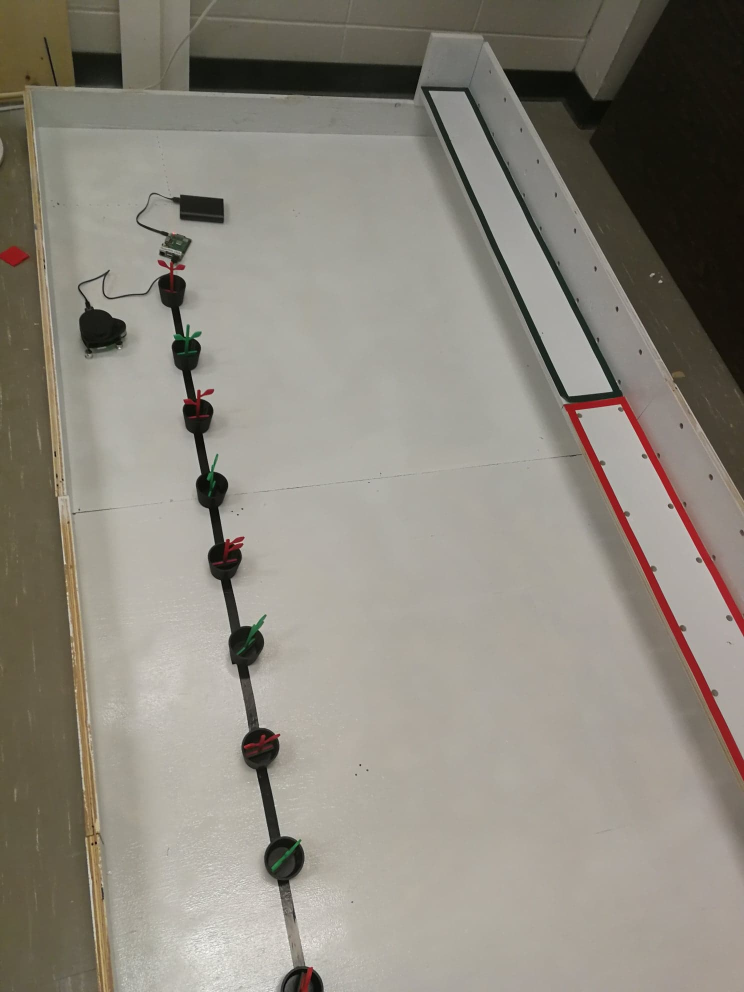
#> input picture lidarReadings/save1.jpg, 1488 x 1984 px, given in place of the camera (shown at 1/2 size)
$ python robotics.py
#> lines starting #> are read from the running program, lines starting #| are printed output that depends on the picture; after the words box and inside, x2 and y2 are one past the last pixel; in counts of white or black regions, pixels touching at a corner belong together
############################
#  Coded by Jaesung Park   #
#     Mar. 29, 2019        #
############################

import cv2 as cv
import numpy as np

# Video capture
cap = cv.VideoCapture(1)

while(True):
    # video to image
    ret, img_color = cap.read()
#> img_color is the input picture: shape (1984, 1488, 3); mean B, G, R 125.4, 135.6, 140.5
    cv.imshow("video", img_color)

    img_hsv = cv.cvtColor(img_color, cv.COLOR_BGR2HSV)
#> img_hsv: shape (1984, 1488, 3); mean H, S, V 24, 36.1, 140.7

    # For Mask Generation from HSV value
    lower_blueA1 = np.array([70,120,30])
    upper_blueA1 = np.array([110,255, 255])
    lower_bgr = np.array([0,150,0])
    upper_bgr = np.array([255,255, 255])
    lower_redA1 = np.array([0,120,30])
    upper_redA1 = np.array([10,255, 255])
    lower_redA2 = np.array([170,120,30])
    upper_redA2 = np.array([180,255, 255])
    img_maskB = cv.inRange(img_hsv, lower_redA1, upper_redA1)
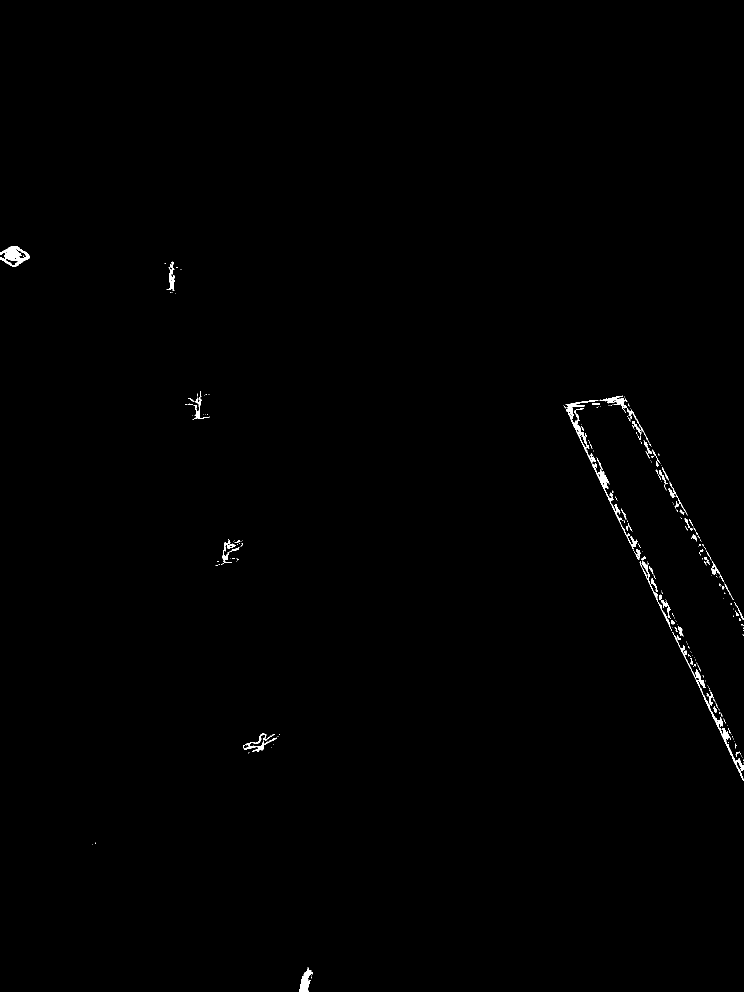
#> img_maskB: shape (1984, 1488) (shown at 1/2 size); 0.41% white; 295 white regions (242 under 20 px), largest, box (x1, y1, x2, y2) and area: (1131, 800, 1276, 1099) 2183, (1345, 1264, 1488, 1562) 1623, (0, 492, 60, 534) 1245
    img_maskC = cv.inRange(img_hsv, lower_redA2, upper_redA2)
#> img_maskC: shape (1984, 1488); 0.58% white; 57 white regions (28 under 20 px), largest, box (x1, y1, x2, y2) and area: (1209, 962, 1488, 1530) 6332, (1234, 793, 1488, 1270) 5707, (1138, 799, 1235, 955) 1859
    img_green = cv.inRange(img_hsv, lower_blueA1, upper_blueA1)
#> img_green: shape (1984, 1488); 0.05% white; 28 white regions (18 under 20 px), largest, box (x1, y1, x2, y2) and area: (348, 670, 392, 709) 405, (565, 1687, 592, 1717) 203, (415, 920, 431, 961) 168
    img_red = cv.bitwise_or(img_maskB, img_maskC)
#> img_red: shape (1984, 1488); 0.99% white; 14 white regions (7 under 20 px), largest, box (x1, y1, x2, y2) and area: (1127, 791, 1488, 1562) 22587, (0, 492, 60, 534) 1620, (427, 1074, 489, 1132) 1163
    img_sum = cv.bitwise_or(img_red, img_green)

    # Morphology computation
    kernel = np.ones((15,15), np.uint8)
    img_maskA = cv.morphologyEx(img_sum, cv.MORPH_OPEN, kernel)
#> img_maskA: shape (1984, 1488); 0.12% white; 8 white regions, largest, box (x1, y1, x2, y2) and area: (2, 493, 53, 531) 1488, (1473, 1520, 1488, 1550) 384, (1133, 808, 1151, 827) 332
    img_maskB = cv.morphologyEx(img_sum, cv.MORPH_CLOSE, kernel)
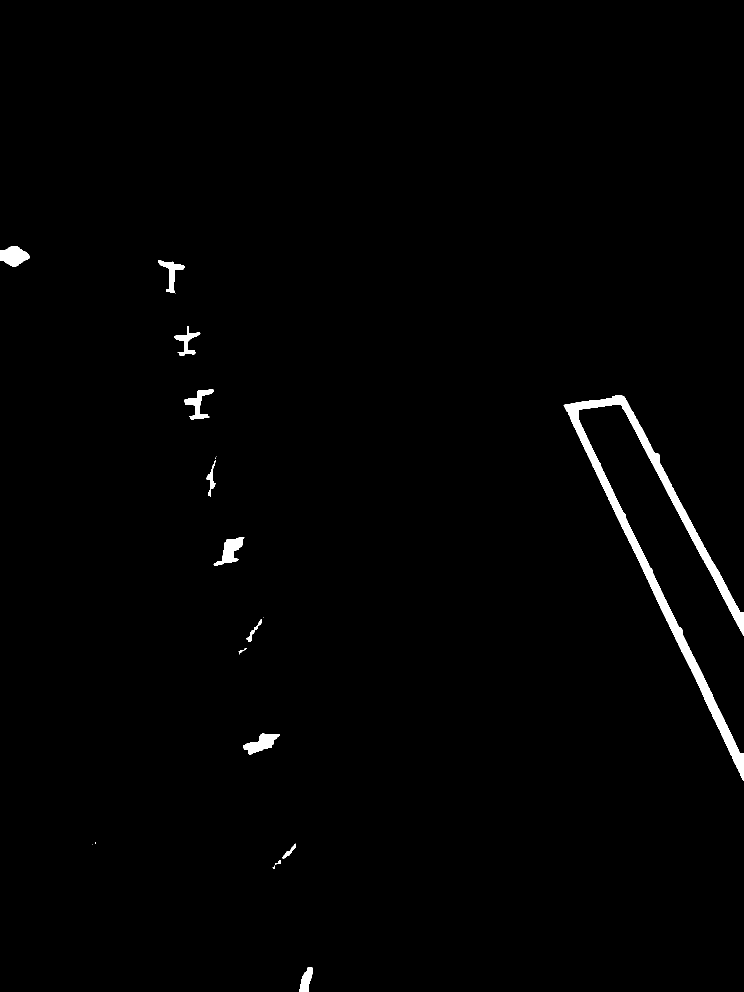
#> img_maskB: shape (1984, 1488) (shown at 1/2 size); 1.1% white; 20 white regions (7 under 20 px)

    # Mask generation
    img_maskC = cv.bitwise_or(img_maskA, img_maskB)
    img_result = cv.bitwise_and(img_color, img_color, mask=img_maskC)
    cv.imshow('img_result', img_result)

    ##original contour##
    contours, hierarchy = cv.findContours(img_maskC, cv.RETR_TREE, cv.CHAIN_APPROX_SIMPLE)
#> contours = 20 contours, 7 with area under 20; largest, box (x1, y1, x2, y2) and area: (1127, 791, 1488, 1562) 21565, (0, 492, 60, 534) 1578, (427, 1074, 489, 1132) 1427, (486, 1467, 560, 1509) 1418, (368, 779, 427, 839) 1104
    cv.drawContours(img_color, contours, -1, (255, 0, 0), 3)  # blue
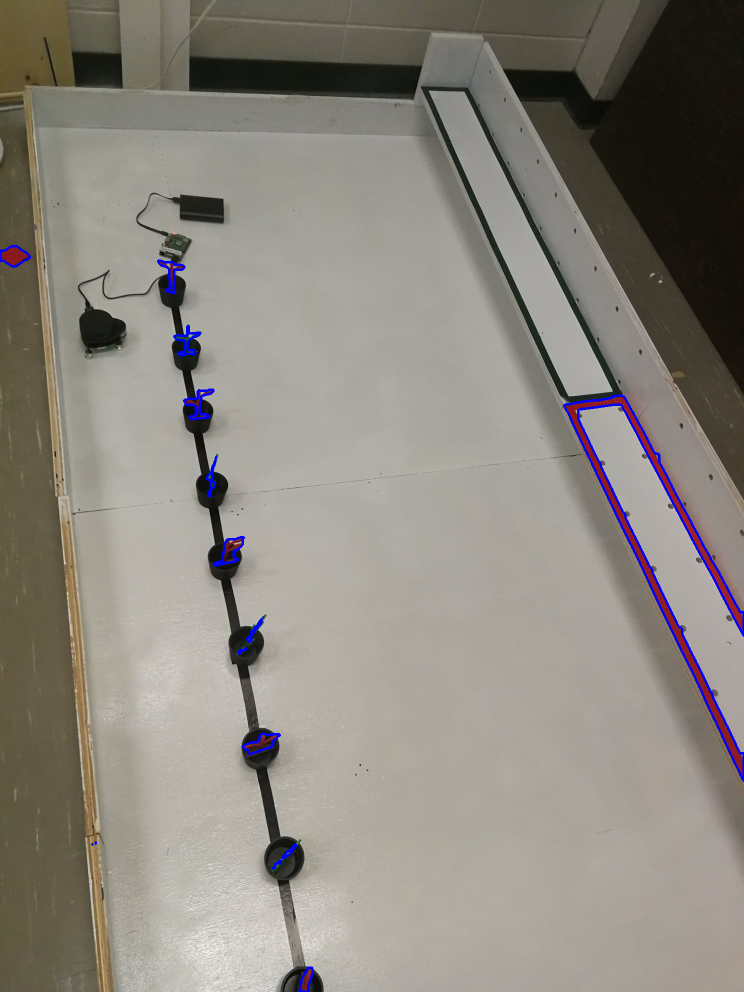
#> img_color: shape (1984, 1488, 3) (shown at 1/2 size); 0.73% of pixels changed, all inside (x1, y1, x2, y2) = (0, 490, 1488, 1984)

    #for cnt in contours:
    try:
        #finding maximum size contour
        areas = [cv.contourArea(c) for c in contours]
#> areas = [736.5, 9, 25.5, 0, 178, 0, 1417.5, 33.5, 209, 0, 1427, 329, 0, 0, 21565, 1104, 814.5, 0, 963.5, 1578.5]
        max_index = np.argmax(areas)
#> max_index = 14
        cnt=contours[max_index]
#> cnt = contour of 1966 points, box (x1, y1, x2, y2) (1127, 791, 1488, 1562), area 21565

        #making convex hull and detecting convexivitydefects
        hull = cv.convexHull(cnt, returnPoints=False)
#> hull = [1965, 1963, 1962, 1873, 1645, 661, 660, 652, 632, 32, 31, 29, 2, 0]
        defects = cv.convexityDefects(cnt, hull)
#> defects = [[0, 2, 1, 210], [2, 29, 4, 965], [29, 31, 30, 162], [32, 632, 493, 720], [632, 652, 651, 333], [652, 660, 655, 229], [661, 1645, 1218, 84736], [1645, 1873, 1744, 2192], [1873, 1962, 1876, 1668], [1963, 1965, 1964, 229]]
        count_defect = 0

        for i in range(defects.shape[0]):
            s, e, f, d = defects[i, 0]
            start = tuple(cnt[s][0])
            end = tuple(cnt[e][0])
            far = tuple(cnt[f][0])
            if d > 3000:
                cv.line(img_color, start, end, [0, 255, 255], 5)
                cv.circle(img_color, far, 5, [255,255,0], -1)
                count_defect=count_defect+1
#> this loop made 10 passes
#> (s, e, f, d, start, end, far) on passes 1 to 6: (0, 2, 1, 210, (1230, 791), (1224, 792), (1229, 792)), (2, 29, 4, 965, (1224, 792), (1132, 808), (1223, 796)), (29, 31, 30, 162, (1132, 808), (1129, 809), (1131, 809)), (32, 632, 493, 720, (1127, 811), (1467, 1522), (1385, 1344)), (632, 652, 651, 333, (1467, 1522), (1480, 1549), (1480, 1546)), (652, 660, 655, 229, (1480, 1549), (1485, 1559), (1483, 1553))
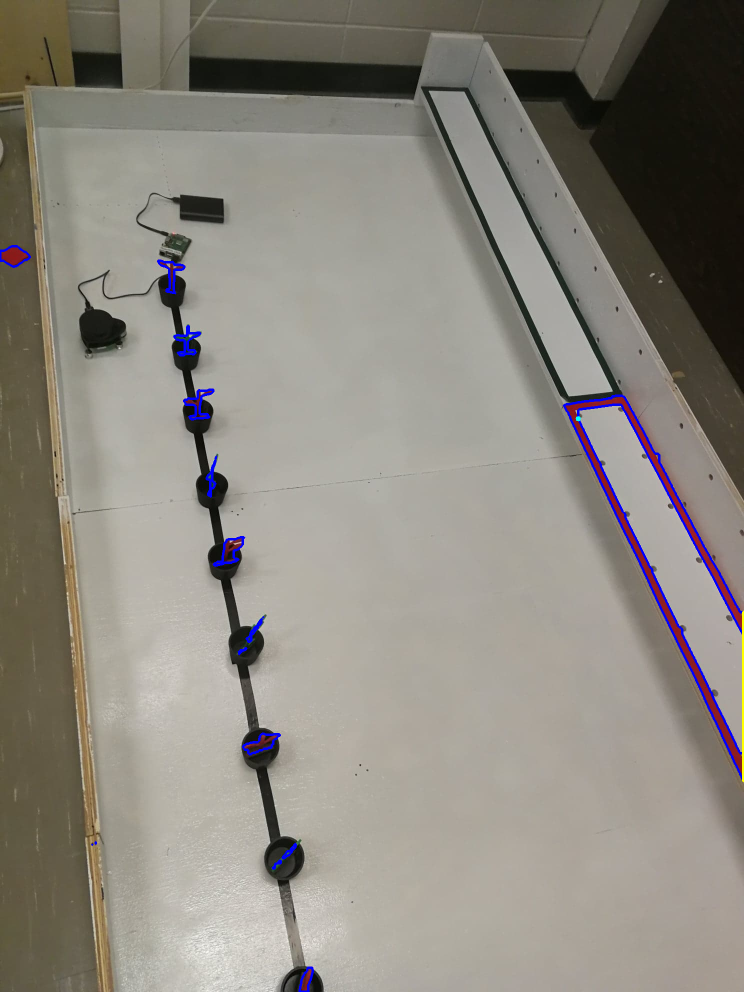
#> img_color: shape (1984, 1488, 3) (shown at 1/2 size); 0.05% of pixels changed, all inside (x1, y1, x2, y2) = (1151, 832, 1488, 1565)
#> after the loop, count_defect = 1

        if cv.countNonZero(img_green) > cv.countNonZero(img_red):
            leaf_color="The color is Green"
        else:
            leaf_color = "The color is Red"

        # Number of Leaves
        leaf_number=0
        if count_defect>5 :
            leaf_number="Number of Leaves = 4"
        else:
            leaf_number="Number of Leaves = 2"

        # Text in video or Picture
        cv.putText(img_color, leaf_color, (100, 100), cv.FONT_HERSHEY_SIMPLEX, 1, (255, 0, 255),2)
        cv.putText(img_color, leaf_number, (100, 140), cv.FONT_HERSHEY_SIMPLEX, 1, (255, 0, 255),2)
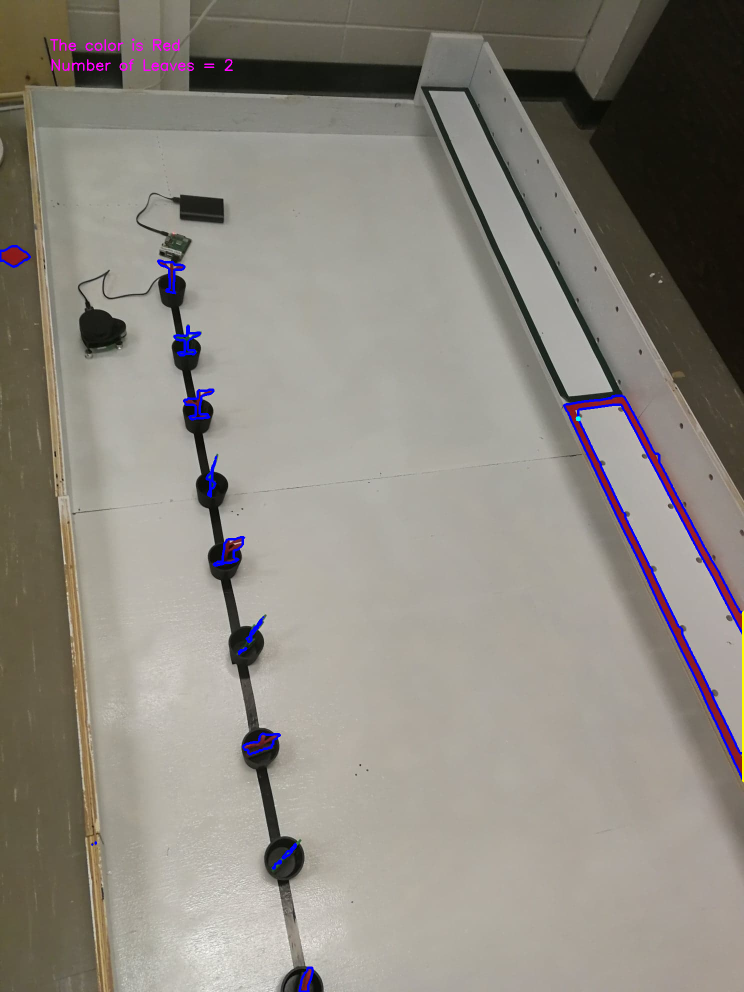
#> img_color: shape (1984, 1488, 3) (shown at 1/2 size); mean B, G, R 127, 135, 139.9

        # If there is no contour
    except:
        cv.putText(img_color, "no contour", (100, 100), cv.FONT_HERSHEY_SIMPLEX, 1, (255, 0, 255), 2)

    # Showing result
    cv.imshow("convex", img_color)


    # Press ESC when you want to finish this program
    key = cv.waitKey(1) & 0xFF
#> (key Esc is pressed here)
    if key == 27: # esc
        break

cv.destroyAllWindows()

$ run again, on lidarReadings/save3.jpg
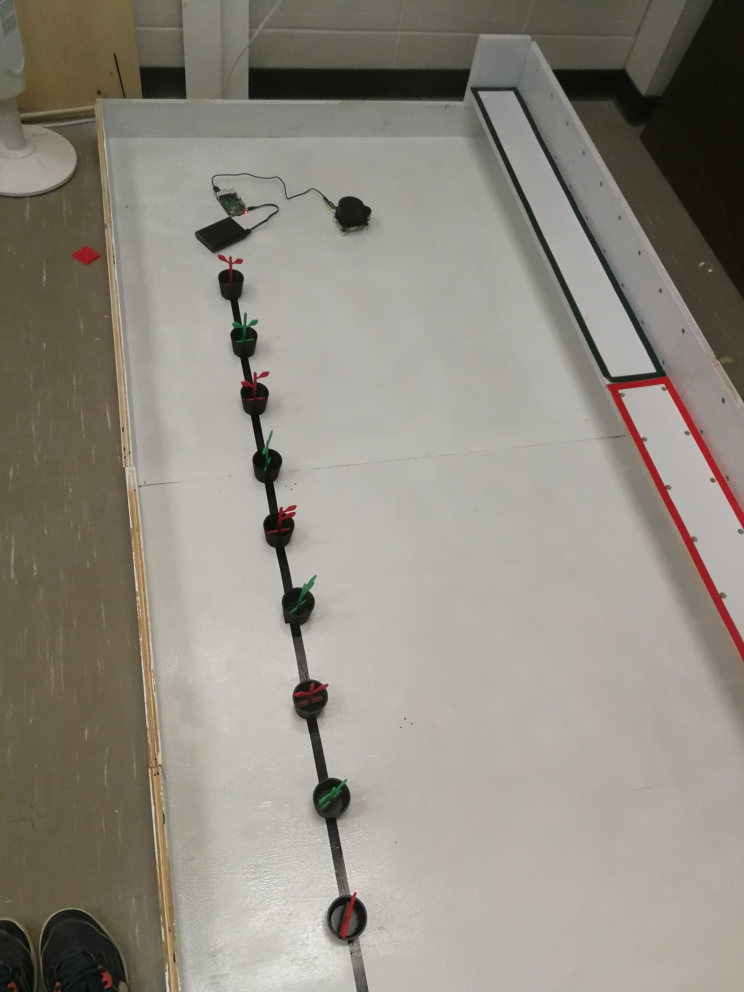
#> input picture lidarReadings/save3.jpg, 1488 x 1984 px, given in place of the camera (shown at 1/2 size)
#> img_color is the input picture: shape (1984, 1488, 3); mean B, G, R 128.7, 138.8, 143.9
#> img_hsv: shape (1984, 1488, 3); mean H, S, V 23.7, 35.5, 144.1
#> img_maskC: shape (1984, 1488); 0.5% white; 36 white regions (18 under 20 px), largest, box (x1, y1, x2, y2) and area: (1214, 753, 1488, 1057) 5948, (1271, 880, 1488, 1319) 5167, (147, 494, 195, 526) 807
#> img_green: shape (1984, 1488); 0.04% white; 30 white regions (20 under 20 px), largest, box (x1, y1, x2, y2) and area: (466, 630, 498, 676) 325, (638, 1584, 665, 1605) 145, (664, 1566, 688, 1583) 125
#> img_red: shape (1984, 1488); 0.76% white; 16 white regions (5 under 20 px), largest, box (x1, y1, x2, y2) and area: (1214, 751, 1488, 1324) 15455, (144, 491, 201, 530) 1394, (588, 1363, 656, 1408) 1121
#> img_maskA: shape (1984, 1488); 0.08% white; 5 white regions, box (x1, y1, x2, y2) and area: (149, 494, 194, 528) 1225, (1220, 768, 1237, 788) 331, (1476, 1285, 1488, 1311) 287, (1321, 753, 1336, 768) 225, (1478, 1026, 1488, 1046) 194
#> `img_maskB = cv.morphologyEx(img_sum, cv.MORPH_CLOSE, kernel)`:
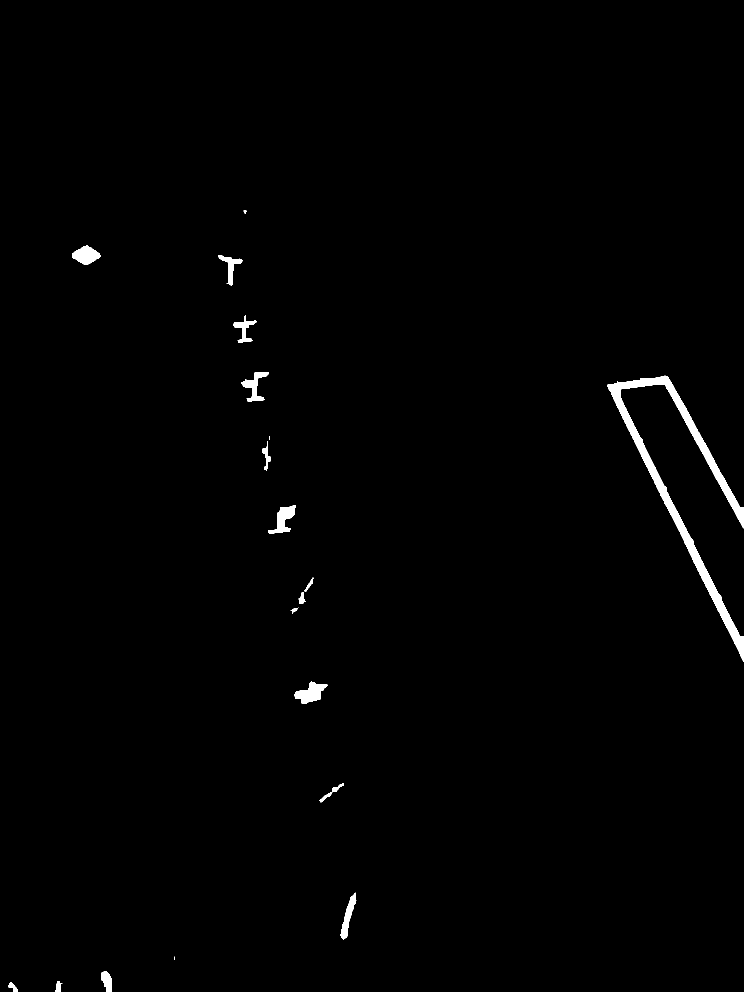
#> img_maskB: shape (1984, 1488) (shown at 1/2 size); 0.88% white; 20 white regions (3 under 20 px)
#> contours = 20 contours, 4 with area under 20; largest, box (x1, y1, x2, y2) and area: (1214, 751, 1488, 1324) 14687, (588, 1363, 656, 1408) 1469, (144, 491, 201, 530) 1330, (536, 1011, 592, 1068) 1256, (483, 744, 537, 803) 1064
#> areas = [166, 155.5, 576.5, 0.5, 979, 263, 1469, 56.5, 0, 163, 96.5, 1256, 265.5, 1, 14687, 1063.5, 685.5, 733.5, 1330.5, 13.5]
#> max_index = 14
#> cnt = contour of 1347 points, box (x1, y1, x2, y2) (1214, 751, 1488, 1324), area 14687
#> hull = 18 values, max 1346 at index 0, min 0 at index 17, mean 485.9
#> defects = 13 rows, first 6: [0, 13, 9, 769], [13, 26, 23, 1091], [26, 33, 28, 1024], [35, 39, 38, 190], [39, 85, 44, 493], [85, 215, 194, 394]
#> the loop `for i in range(defects.shape[0]):` made 13 passes
#> (s, e, f, d, start, end, far) on passes 1 to 7: (0, 13, 9, 769, (1329, 751), (1281, 756), (1310, 756)), (13, 26, 23, 1091, (1281, 756), (1234, 762), (1252, 764)), (26, 33, 28, 1024, (1234, 762), (1215, 769), (1232, 767)), (35, 39, 38, 190, (1214, 771), (1216, 776), (1216, 774)), (39, 85, 44, 493, (1216, 776), (1244, 834), (1222, 784)), (85, 215, 194, 394, (1244, 834), (1321, 991), (1308, 961)), (215, 326, 279, 637, (1321, 991), (1386, 1122), (1360, 1064))
#> after the loop `for i in range(defects.shape[0]):`: count_defect = 1
#> `cv.putText(img_color, leaf_number, (100, 140), cv.FONT_HERSHEY_SIMPLEX..`:
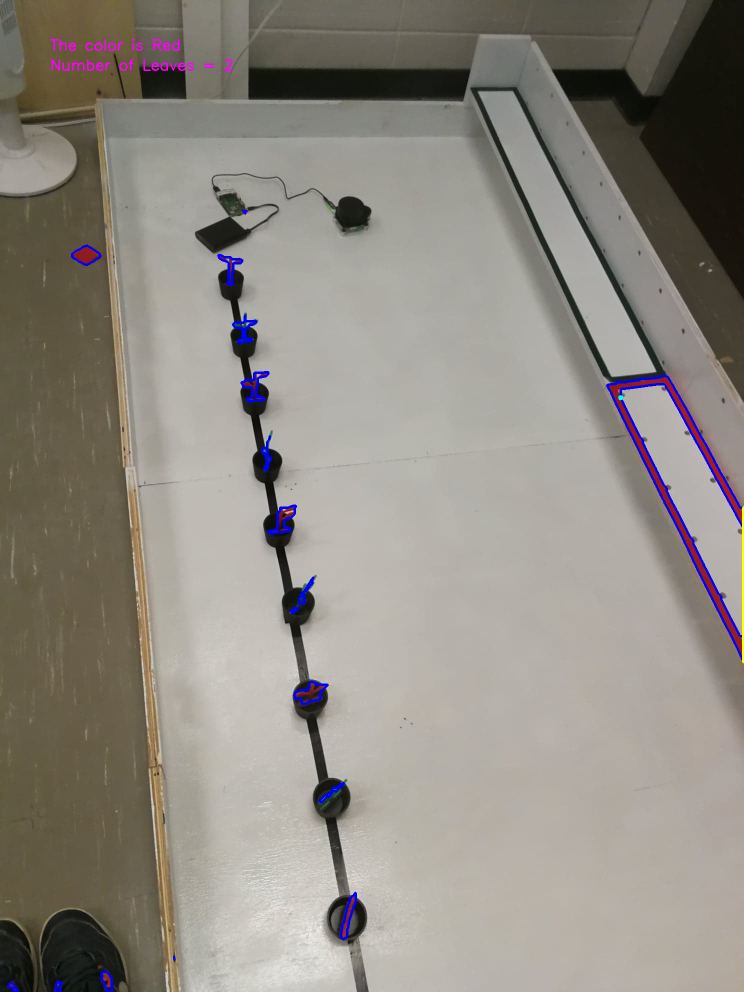
#> img_color: shape (1984, 1488, 3) (shown at 1/2 size); mean B, G, R 130.1, 138.4, 143.4
